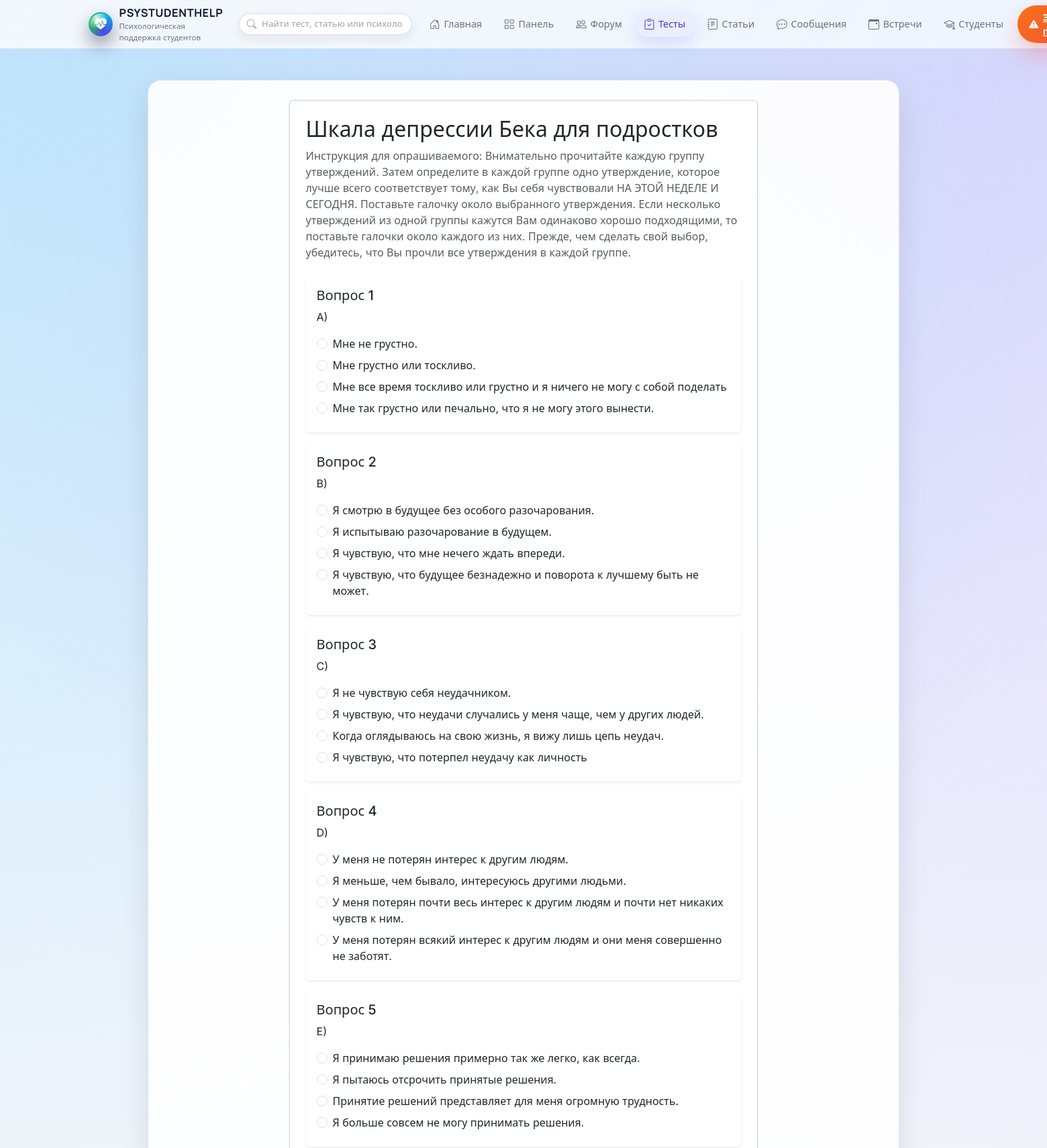
The page /tests/3/take (signed in, upper part) on the database its author committed.
### models.py (models this page shows)
class Test(db.Model):
    __tablename__ = 'test'
    id = db.Column(db.Integer, primary_key=True)
    title = db.Column(db.String(200), nullable=False)
    description = db.Column(db.Text)
    title_kk = db.Column(db.String(200))        # может быть NULL
    description_kk = db.Column(db.Text)
    test_type = db.Column(db.String(20), nullable=False, default='classic')
    user_id = db.Column(db.Integer, db.ForeignKey('user.id'), nullable=False)
    created_at = db.Column(db.DateTime, default=datetime.utcnow)
    is_active = db.Column(db.Boolean, default=True)
    questions = db.relationship(
        'Question',
        backref='test',
        lazy=True,
        cascade='all, delete-orphan'
    )
    results = db.relationship(
        'TestResult',
        backref='test',
        lazy=True,
        cascade='all, delete-orphan'
    )
    interpretations = db.relationship(
        'TestInterpretation',
        backref='test',
        lazy=True,
        cascade='all, delete-orphan',
        order_by='TestInterpretation.min_score'
    )
    scale_options = db.relationship(
        'TestScaleOption',
        backref='test',
        lazy=True,
        cascade='all, delete-orphan',
        order_by='TestScaleOption.order_index'
    )

class Question(db.Model):
    __tablename__ = 'question'
    id = db.Column(db.Integer, primary_key=True)
    text = db.Column(db.Text, nullable=False)   # RU
    text_kk = db.Column(db.Text)               # KZ
    test_id = db.Column(db.Integer, db.ForeignKey('test.id'), nullable=False)
    question_type = db.Column(db.String(20), nullable=False)
    options = db.relationship(
        'QuestionOption',
        backref='question',
        lazy=True,
        cascade='all, delete-orphan',
    )
    answers = db.relationship(
        'TestAnswer',
        backref='question',
        lazy=True,
        cascade='all, delete-orphan',
    )

class QuestionOption(db.Model):
    __tablename__ = 'question_option'
    id = db.Column(db.Integer, primary_key=True)
    text = db.Column(db.String(200), nullable=False)  # RU
    text_kk = db.Column(db.String(200))              # KZ
    question_id = db.Column(db.Integer, db.ForeignKey('question.id'), nullable=False)
    score = db.Column(db.Integer)

### main.py (the view, shortened to what this page needs)
@app.route('/tests/<int:test_id>/take', methods=['GET', 'POST'])
@login_required
def take_test(test_id):
    test = Test.query.get_or_404(test_id)
    if not test.is_active:
        abort(403)
    has_kk = test_has_kazakh(test)
    lang = request.args.get('lang') or request.form.get('lang')
    if request.method == 'GET' and not lang and has_kk:
        return render_template('choose_test_lang.html', test=test)
    if not lang:
        lang = 'ru'
    return render_template('take_test.html', test=test, lang=lang, has_kk=has_kk)

### admin.py (called while the page is built)
@admin_bp.before_app_request
def _bootstrap_superadmin_once():
    flag = "SUPERADMIN_BOOTSTRAPPED"
    if not current_app.config.get(flag):
        try:
            ensure_initial_superadmin()
        finally:
            current_app.config[flag] = True

### main.py (called while the page is built)
@login_manager.user_loader
def load_user(user_id: str):
    try:
        return User.query.get(int(user_id))
    except (TypeError, ValueError):
        return None

def is_psychologist() -> bool:
    return current_user.is_authenticated and current_user.role == 'psychologist'

def get_current_user():
    return current_user if current_user.is_authenticated else None

def test_has_kazakh(test: Test) -> bool:
    if getattr(test, 'title_kk', None) or getattr(test, 'description_kk', None):
        return True
    for q in test.questions:
        if getattr(q, 'text_kk', None):
            return True
        for opt in q.options:
            if getattr(opt, 'text_kk', None):
                return True
    return False

### templates/take_test.html (shortened to what this page needs)
{% extends "base.html" %}
{% block content %}
<div class="row justify-content-center">
  <div class="col-md-10 col-lg-8">
    <div class="card shadow-sm">
      <div class="card-body p-4">
        <div class="d-flex justify-content-between align-items-center mb-2">
          <h2 class="card-title mb-0">
            {{ lang == 'kk' and (test.title_kk or test.title) or test.title }}
          </h2>
        </div>
        {% if test.description or test.description_kk %}
        <p class="text-muted mb-4">
          {{ lang == 'kk' and (test.description_kk or test.description) or test.description }}
        </p>
        {% endif %}
        <form method="POST" action="{{ url_for('take_test', test_id=test.id, lang=lang) }}">
          {% for question in test.questions %}
          <div class="card mb-3 border-0 shadow-sm">
            <div class="card-body">
              <h5 class="card-title">Вопрос {{ loop.index }}</h5>
              <p class="card-text">
                {{ lang == 'kk' and (question.text_kk or question.text) or question.text }}
              </p>
              {% if question.question_type == 'text' %}
                <textarea class="form-control" name="answer_{{ question.id }}" rows="3" required></textarea>
              {% elif question.question_type in ['single_choice', 'scale_choice'] %}
                {% for option in question.options %}
                <div class="form-check mb-2">
                  <input
                    class="form-check-input"
                    type="radio"
                    name="answer_{{ question.id }}"
                    id="option_{{ option.id }}"
                    value="{{ option.id }}"
                    required
                  >
                  <label class="form-check-label" for="option_{{ option.id }}">
                    {{ lang == 'kk' and (option.text_kk or option.text) or option.text }}
                  </label>
                </div>
                {% endfor %}
              {% endif %}
            </div>
          </div>
          {% endfor %}
        </form>
      </div>
    </div>
  </div>
</div>
{% endblock %}

### static/css/style.css (style rules this page uses)
:root { --app-bg: #f3f5fb; --app-bg-alt: #e9edf9; --app-bg-soft: #f9fafb; --app-surface: #ffffff; --app-surface-soft: rgba(255, 255, 255, 0.92); --app-border-subtle: rgba(148, 163, 184, 0.25); --app-border-strong: rgba(15, 23, 42, 0.12); --app-primary: #4f46e5; --app-primary-soft: rgba(79, 70, 229, 0.09); --app-primary-strong: #4338ca; --app-accent: #f97316; --app-accent-soft: rgba(249, 115, 22, 0.08); --app-success: #22c55e; --app-danger: #ef4444; --app-warning: #eab308; --app-info: #0ea5e9; --app-text-main: #0f172a; --app-text-muted: #6b7280; --app-text-soft: #9ca3af; --app-radius-xl: 26px; --app-radius-lg: 20px; --app-radius-md: 14px; --app-radius-sm: 10px; --app-radius-pill: 999px; --app-shadow-soft: 0 18px 45px rgba(15, 23, 42, 0.10); --app-shadow-elevated: 0 28px 70px rgba(15, 23, 42, 0.18); --app-shadow-subtle: 0 10px 30px rgba(15, 23, 42, 0.06); --app-header-height: 72px; --app-transition-fast: 0.16s ease-out; --app-transition-med: 0.22s ease-out; }
*, *::before, *::after { box-sizing: border-box; }
html { scroll-behavior: smooth; }
body.app-shell { margin: 0; min-height: 100vh; display: flex; flex-direction: column; background: radial-gradient(circle at 0% 0%, rgba(125, 211, 252, 0.45) 0, transparent 42%), radial-gradient(circle at 100% 0%, rgba(196, 181, 253, 0.5) 0, transparent 42%), radial-gradient(circle at 0% 100%, rgba(251, 191, 36, 0.2) 0, transparent 48%), var(--app-bg); font-family: "Inter", system-ui, -apple-system, BlinkMacSystemFont, "Segoe UI", sans-serif; color: var(--app-text-main); }

### rows shown on the page
Test: title "Шкала депрессии Бека для подростков", description "Инструкция для опрашиваемого: Внимательно прочитайте каждую группу утверждений. Затем определите в каждой группе одно утверждение, которое лучше всего соответствует тому, как Вы себя чувствовали НА ЭТОЙ НЕДЕЛЕ И СЕГОДНЯ. Поставьте галочку около выбранного утверждения. Если несколько утверждений из одной группы кажутся Вам одинаково хорошо подходящими, то поставьте галочки около каждого из них. Прежде, чем сделать свой выбор, убедитесь, что Вы прочли все утверждения в каждой группе."
Question: text "A)"
QuestionOption: text "Мне не грустно."
QuestionOption: text "Мне грустно или тоскливо."
QuestionOption: text "Мне все время тоскливо или грустно и я ничего не могу с собой поделать"
QuestionOption: text "Мне так грустно или печально, что я не могу этого вынести."
Question: text "B)"
QuestionOption: text "Я смотрю в будущее без особого разочарования."
QuestionOption: text "Я испытываю разочарование в будущем."
QuestionOption: text "Я чувствую, что мне нечего ждать впереди."
QuestionOption: text "Я чувствую, что будущее безнадежно и поворота к лучшему быть не может."
Question: text "C)"
QuestionOption: text "Я не чувствую себя неудачником."
QuestionOption: text "Я чувствую, что неудачи случались у меня чаще, чем у других людей."
QuestionOption: text "Когда оглядываюсь на свою жизнь, я вижу лишь цепь неудач."
QuestionOption: text "Я чувствую, что потерпел неудачу как личность"
Question: text "D)"
QuestionOption: text "У меня не потерян интерес к другим людям."
QuestionOption: text "Я меньше, чем бывало, интересуюсь другими людьми."
QuestionOption: text "У меня потерян почти весь интерес к другим людям и почти нет никаких чувств к ним."
QuestionOption: text "У меня потерян всякий интерес к другим людям и они меня совершенно не заботят."
Question: text "E)"
QuestionOption: text "Я принимаю решения примерно так же легко, как всегда."
QuestionOption: text "Я пытаюсь отсрочить принятые решения."
QuestionOption: text "Принятие решений представляет для меня огромную трудность."
QuestionOption: text "Я больше совсем не могу принимать решения."
